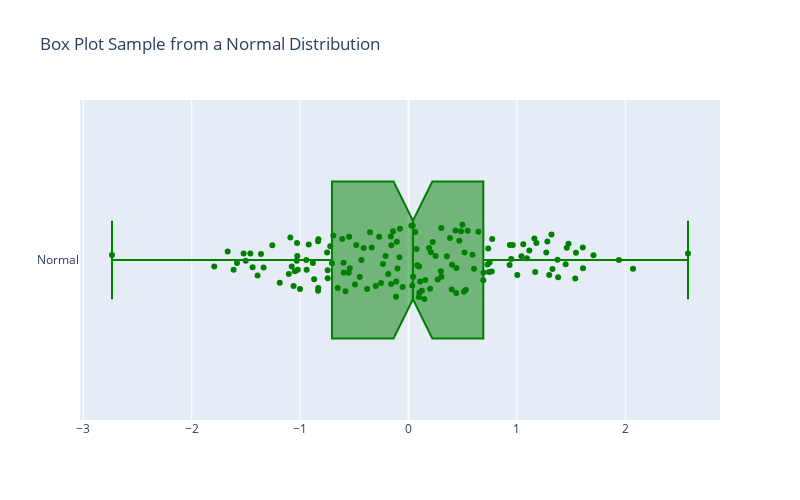

Write notebook code for a chart like this one.
### Code cell
fig = go.Figure()
fig.add_trace(go.Box(x=df["Normal"], 
                     pointpos=0.0,
                     jitter=0.5,
                     notched=True, 
                     marker_color='green', 
                     boxpoints="all",
                     name='Normal',
                     ))
fig.update_layout(title='Box Plot Sample from a Normal Distribution', 
                  height = 500, width = 800,)

### Figure 1 — Plotly figure (JSON) as saved in the notebook; plotly's stock layout.template omitted (floating-point values rounded to 4 significant figures; data arrays with more than 128 entries replaced by an {"elided": "..."} marker saying what was removed)
{"data": [{"boxpoints": "all", "jitter": 0.5, "marker": {"color": "green"}, "name": "Normal", "notched": true, "pointpos": 0, "type": "box", "x": {"elided": "150 float values"}}], "layout": {"height": 500, "title": {"text": "Box Plot Sample from a Normal Distribution"}, "width": 800}}
